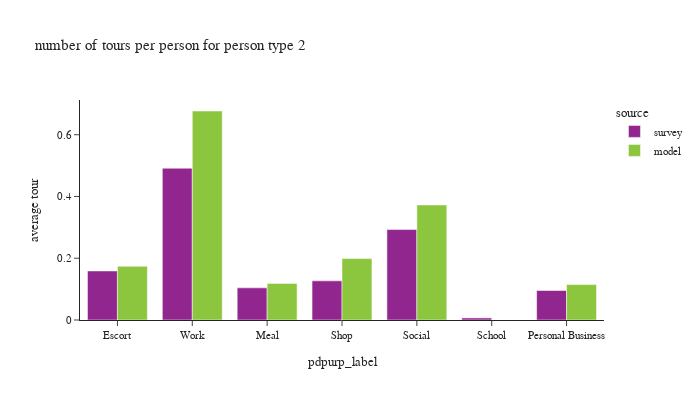

Source (notebook cell):
### Code cell
plot_by_pptyp(df_tour, '2')

### Figure 1 — Plotly figure (JSON) as saved in the notebook; plotly's stock layout.template omitted (floating-point values rounded to 4 significant figures)
{"data": [{"alignmentgroup": "True", "hovertemplate": "source=survey<br>pdpurp_label=%{x}<br>average tour=%{y}<extra></extra>", "legendgroup": "survey", "marker": {"color": "#91268F", "pattern": {"shape": ""}}, "name": "survey", "offsetgroup": "survey", "orientation": "v", "showlegend": true, "textposition": "auto", "type": "bar", "x": ["Escort", "Work", "Meal", "Shop", "Social", "School", "Personal Business"], "xaxis": "x", "y": [0.1588, 0.4915, 0.1041, 0.1267, 0.2929, 0.006772, 0.09552], "yaxis": "y"}, {"alignmentgroup": "True", "hovertemplate": "source=model<br>pdpurp_label=%{x}<br>average tour=%{y}<extra></extra>", "legendgroup": "model", "marker": {"color": "#8CC63E", "pattern": {"shape": ""}}, "name": "model", "offsetgroup": "model", "orientation": "v", "showlegend": true, "textposition": "auto", "type": "bar", "x": ["Shop", "Work", "Meal", "Personal Business", "Social", "Escort"], "xaxis": "x", "y": [0.1989, 0.6768, 0.1185, 0.1146, 0.3724, 0.1739], "yaxis": "y"}], "layout": {"barmode": "group", "font": {"size": 11}, "height": 400, "legend": {"title": {"text": "source"}, "tracegroupgap": 0}, "title": {"text": "number of tours per person for person type 2"}, "width": 700, "xaxis": {"anchor": "y", "domain": [0.0, 1.0], "title": {"text": "pdpurp_label"}}, "yaxis": {"anchor": "x", "domain": [0.0, 1.0], "tickformat": ".2", "title": {"text": "average tour"}}}}
